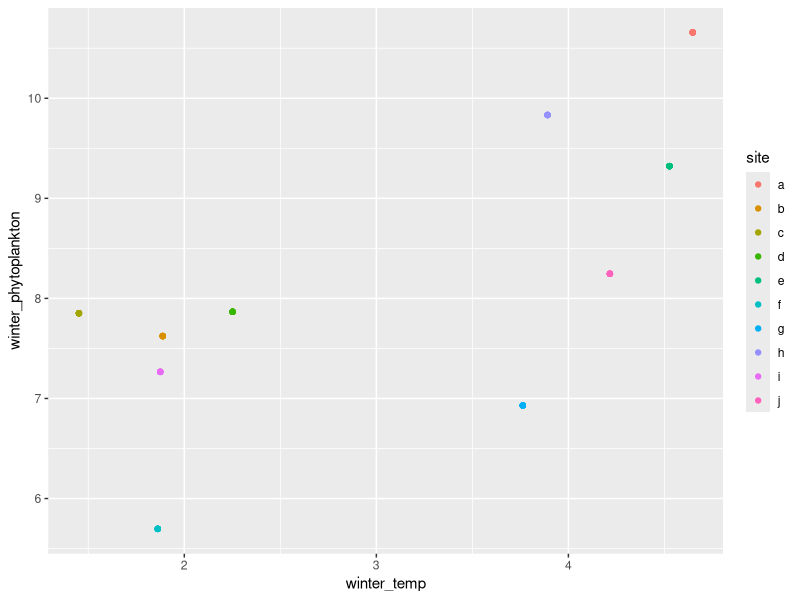
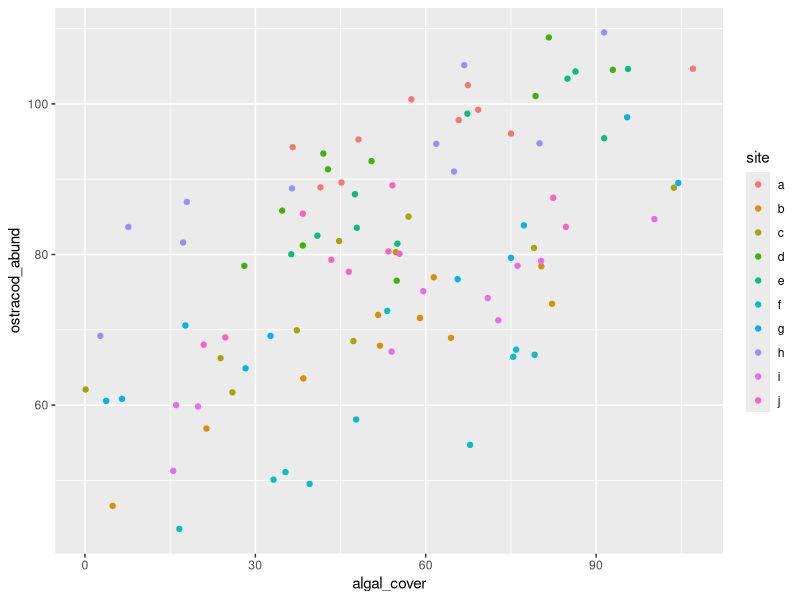
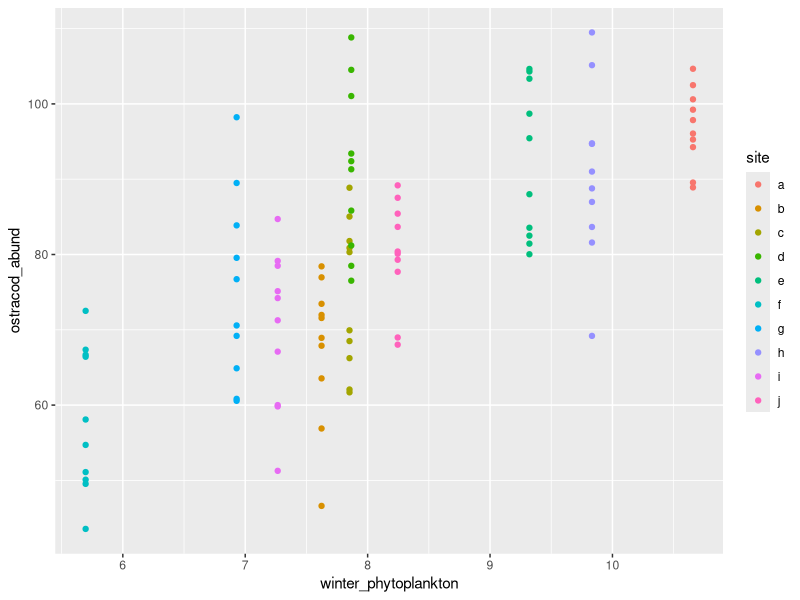
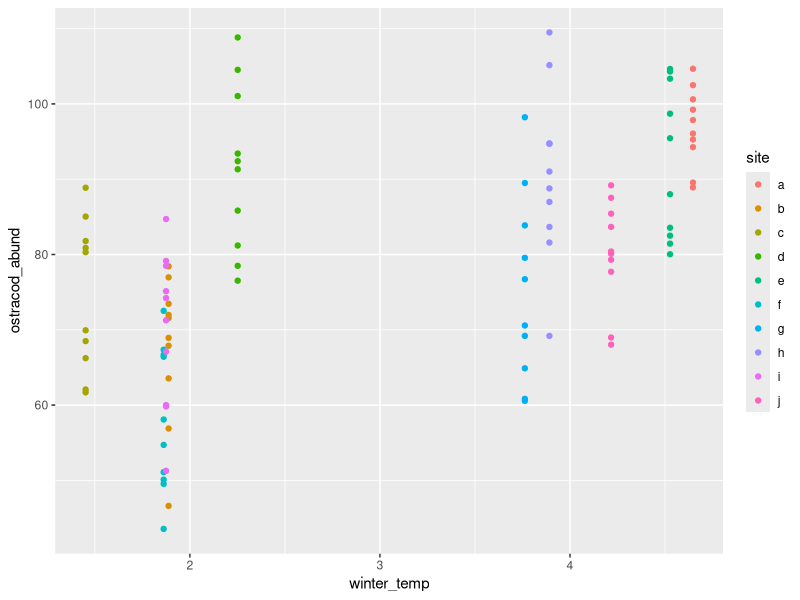

Reproduce these figures in R, in order. (Note: this script raises an error after producing the figures.)
library(dplyr)
library(tidyr)
library(ggplot2)

set.seed(31415)

toplevel <- data.frame(site = letters[1:10], 
                       winter_temp = rnorm(10, 3),
                       winter_upwelling = rnorm(10)) %>%
  mutate(winter_phytoplankton = rnorm(10, winter_upwelling + winter_temp*1.4+4))


lowerlevel <- crossing(toplevel, s = 1:10) %>%
  select(-s) %>%
  mutate(algal_cover = abs(rnorm(100, 50, 25))) %>%
  group_by(site) %>%
  mutate(site_int = rnorm(1,0,5),
         ostracod_abund = rnorm(10, site_int + 10 + 0.3*algal_cover + 
                                  4*winter_temp + 5*winter_phytoplankton, 5)) %>%
  select(-site_int) %>%
  ungroup()

#take a look
qplot(winter_temp, winter_phytoplankton, color=site, data = lowerlevel)
qplot(algal_cover, ostracod_abund, color=site, data = lowerlevel)
qplot(winter_phytoplankton, ostracod_abund, color=site, data = lowerlevel)
qplot(winter_temp, ostracod_abund, color=site, data = lowerlevel)


library(lme4)
library(lmerTest)
a <- lmer(ostracod_abund ~ winter_temp + 
            winter_phytoplankton + algal_cover + (1|site), 
    data = lowerlevel)

summary(a)


write.csv(lowerlevel, "../data/ostracod_plotlevel.csv", row.names=FALSE)
write.csv(toplevel, "../data/ostracod_sitelevel.csv", row.names=FALSE)
